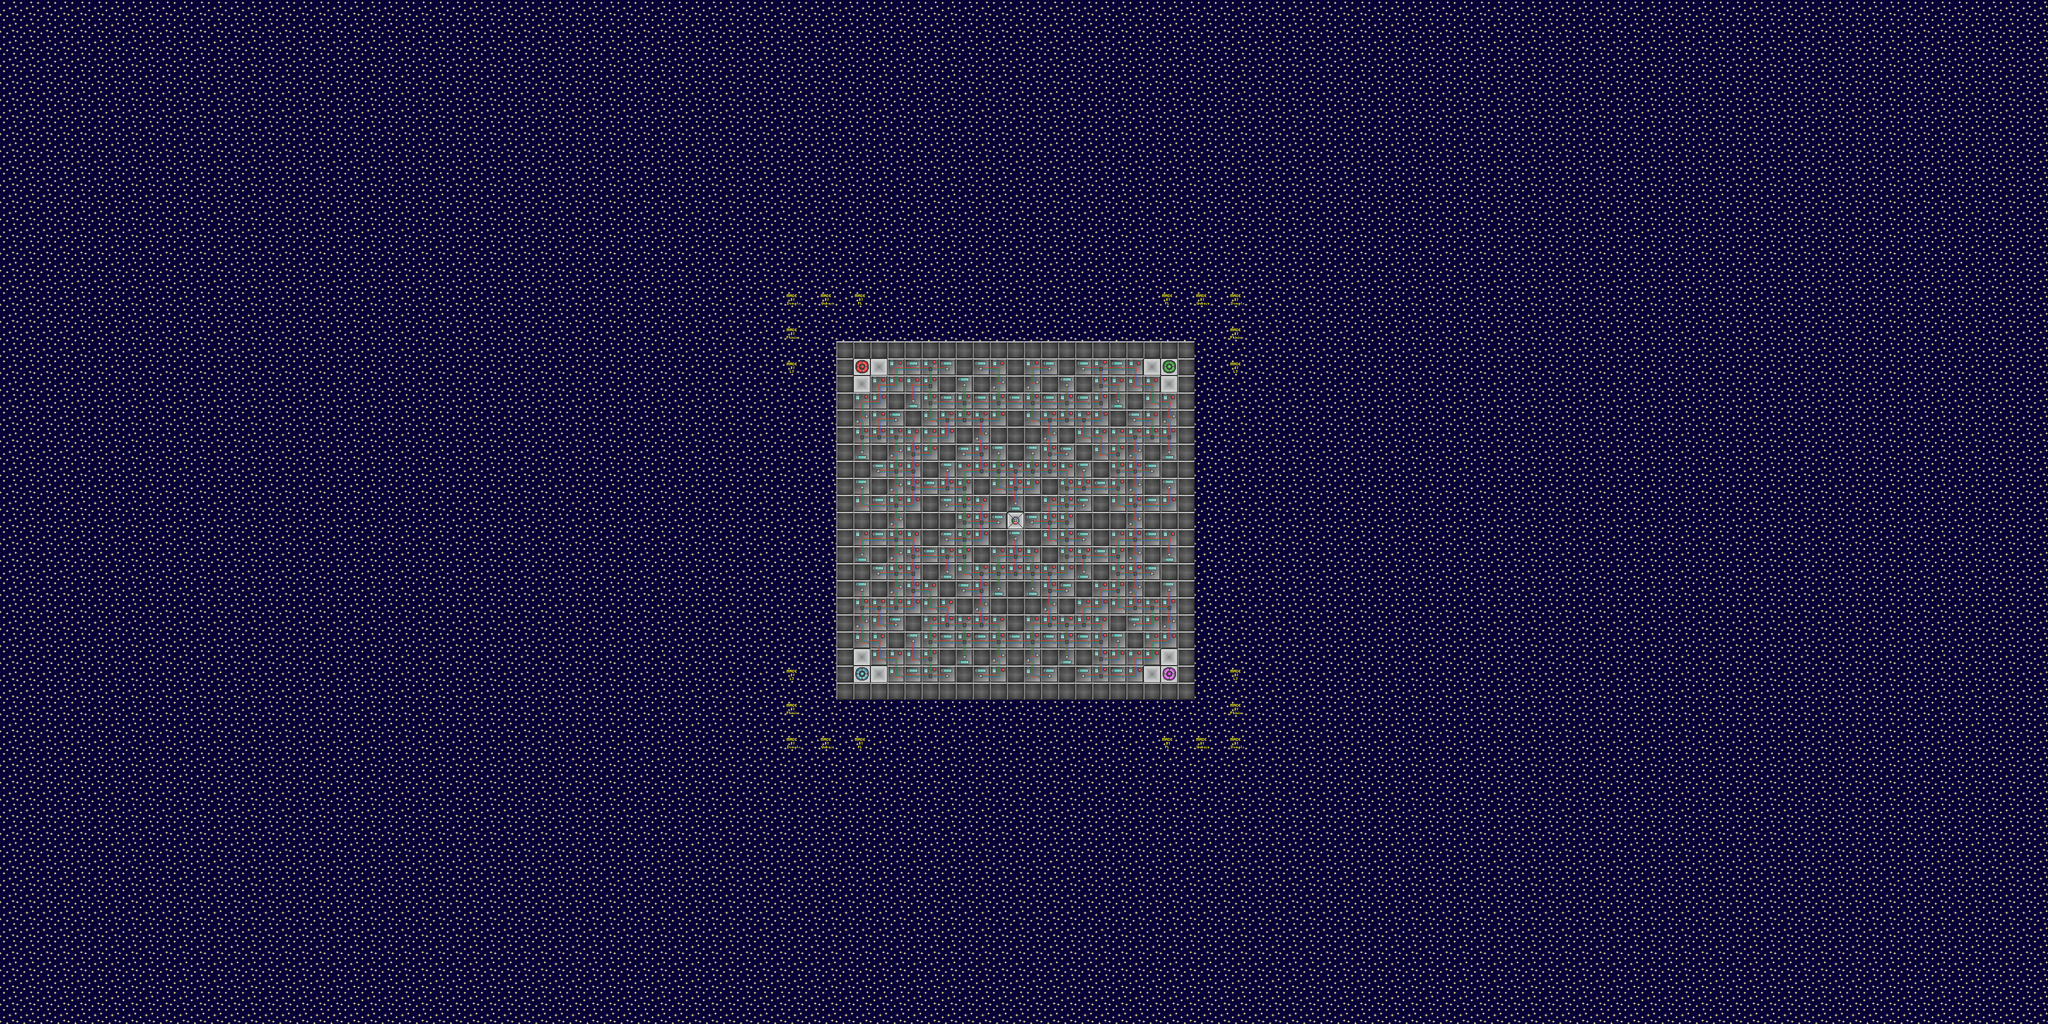

Below is a game level as drawn by its tile map, then a one-line description and the .tmx that defines it (tile-layer data replaced by summaries):
An orthogonal 120x60 tile map with 32x32 px tiles, 4 tile layers (Floor, Blocks, Items, Bombs).

<map version="1.0" orientation="orthogonal" renderorder="right-down" width="120" height="60" tilewidth="32" tileheight="32" nextobjectid="1">
 <tileset firstgid="1" name="Map Tiles" tilewidth="32" tileheight="32" tilecount="32" columns="4">
  <image source="../blocks/map_tiles.png" width="128" height="256" />
  <tile id="0">
   <properties>
    <property name="" value="" />
   </properties>
  </tile>
  <tile id="1">
   <properties>
    <property name="deadly" value="" />
    <property name="undestructable" value="" />
   </properties>
  </tile>
  <tile id="2">
   <properties>
    <property name="" value="" />
    <property name="blocked" value="" />
   </properties>
  </tile>
  <tile id="3">
   <properties>
    <property name="blocked" value="" />
    <property name="ghost-blocked" value="" />
    <property name="undestructable" value="" />
   </properties>
  </tile>
  <tile id="4">
   <properties>
    <property name="" value="" />
    <property name="blocked" value="" />
   </properties>
  </tile>
  <tile id="5">
   <properties>
    <property name="" value="" />
    <property name="blocked" value="" />
   </properties>
  </tile>
  <tile id="6">
   <properties>
    <property name="" value="" />
    <property name="blocked" value="" />
   </properties>
  </tile>
  <tile id="7">
   <properties>
    <property name="" value="" />
    <property name="blocked" value="" />
   </properties>
  </tile>
  <tile id="8">
   <properties>
    <property name="Spawn-P2" value="" />
   </properties>
  </tile>
  <tile id="9">
   <properties>
    <property name="Spawn-P3" value="" />
   </properties>
  </tile>
  <tile id="10">
   <properties>
    <property name="Spawn-P4" value="" />
   </properties>
  </tile>
  <tile id="11">
   <properties>
    <property name="Spawn-P1" value="" />
   </properties>
  </tile>
  <tile id="12">
   <properties>
    <property name="" value="" />
    <property name="blocked" value="" />
   </properties>
  </tile>
  <tile id="13">
   <properties>
    <property name="" value="" />
    <property name="blocked" value="" />
   </properties>
  </tile>
  <tile id="14">
   <properties>
    <property name="" value="" />
    <property name="blocked" value="" />
   </properties>
  </tile>
  <tile id="15">
   <properties>
    <property name="blocked" value="" />
    <property name="undestructable" value="" />
   </properties>
  </tile>
  <tile id="16">
   <properties>
    <property name="" value="" />
    <property name="blocked" value="" />
   </properties>
  </tile>
  <tile id="17">
   <properties>
    <property name="" value="" />
    <property name="blocked" value="" />
   </properties>
  </tile>
  <tile id="18">
   <properties>
    <property name="" value="" />
    <property name="blocked" value="" />
   </properties>
  </tile>
  <tile id="19">
   <properties>
    <property name="" value="" />
    <property name="blocked" value="" />
   </properties>
  </tile>
  <tile id="20">
   <properties>
    <property name="" value="" />
    <property name="blocked" value="" />
   </properties>
  </tile>
  <tile id="21">
   <properties>
    <property name="" value="" />
    <property name="blocked" value="" />
   </properties>
  </tile>
  <tile id="22">
   <properties>
    <property name="" value="" />
    <property name="blocked" value="" />
   </properties>
  </tile>
  <tile id="23">
   <properties>
    <property name="" value="" />
    <property name="blocked" value="" />
   </properties>
  </tile>
  <tile id="24">
   <properties>
    <property name="Item-Spawner" value="" />
   </properties>
  </tile>
  <tile id="25">
   <properties>
    <property name="deadly" value="" />
    <property name="undestructable" value="" />
   </properties>
  </tile>
  <tile id="26">
   <properties>
    <property name="deadly" value="" />
    <property name="undestructable" value="" />
   </properties>
  </tile>
  <tile id="27">
   <properties>
    <property name="deadly" value="" />
    <property name="undestructable" value="" />
   </properties>
  </tile>
  <tile id="28">
   <properties>
    <property name="deadly" value="" />
    <property name="undestructable" value="" />
   </properties>
  </tile>
  <tile id="29">
   <properties>
    <property name="deadly" value="" />
    <property name="undestructable" value="" />
   </properties>
  </tile>
 </tileset>
 <layer name="Floor" width="120" height="60">
  <data>[7200 cells, 441 non-empty, 6 distinct tile ids]</data>
 </layer>
 <layer name="Blocks" width="120" height="60">
  <data>[7200 cells, 7187 non-empty, 23 distinct tile ids]</data>
 </layer>
 <layer name="Items" width="120" height="60">
  <data>[7200 cells, 0 non-empty, 0 distinct tile ids]</data>
 </layer>
 <layer name="Bombs" width="120" height="60">
  <data>[7200 cells, 0 non-empty, 0 distinct tile ids]</data>
 </layer>
</map>
